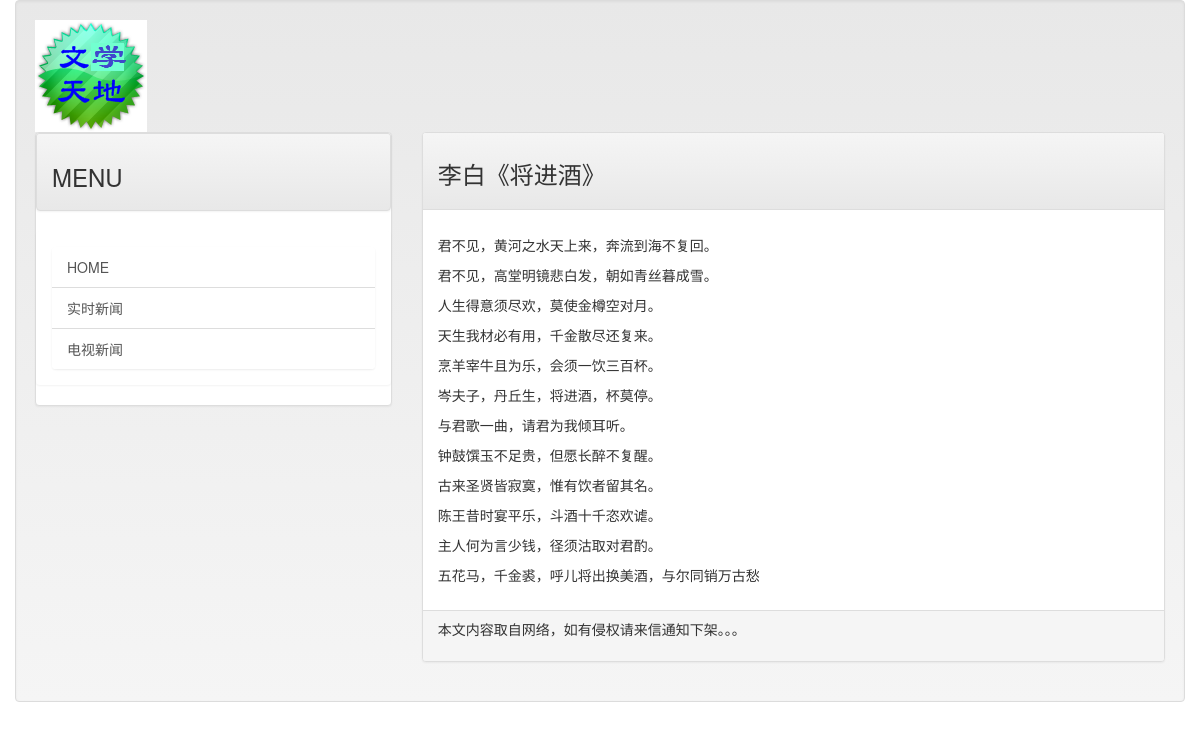
Screenshot of /post/secondpost with the database file from the repository.
### mainsite/models.py (models this page shows, shortened)
class Post(models.Model):
    title = models.CharField(max_length=200)
    slug = models.CharField(max_length=200)
    body = models.TextField()
    pub_date = models.DateTimeField(auto_now=True)
    class Meta:
        ordering = ('-pub_date',)

### mainsite/views.py (the view)
# urls.py: url('^post/(\w+)$', showpost),
def showpost(request, slug):
    template = get_template('post.html')
    try:
        post = Post.objects.get(slug=slug)
        if post != None:
            html = template.render(locals())
            return HttpResponse(html)
    except:
        return redirect('/')

### templates/post.html (shortened to what this page needs)
{% extends 'base.html' %}
{% load markdown_deux_tags %}
{% block headmessage %}
    <h3 style="font-family: 微软雅黑;">{{ post.title }}</h3>
{% endblock %}
{% block content %}
    <p style="font-family: 微软雅黑;font-size:12pt; letter-spacing: 2pt;">
        {{post.body | markdown }}</p>
{% endblock %}

### rows the page displays
Post: title "李白《将进酒》", body "君不见，黄河之水天上来，奔流到海不复回。 君不见，高堂明镜悲白发，朝如青丝暮成雪。 人生得意须尽欢，莫使金樽空对月。 天生我材必有用，千金散尽还复来。 烹羊宰牛且为乐，会须一饮三百杯。 岑夫子，丹丘生，将进酒，杯莫停。 与君歌一曲，请君为我倾耳听。 钟鼓馔玉不足贵，但愿长醉不复醒。 古来圣贤皆寂寞，惟有饮者留其名。 陈王昔时宴平乐，斗酒十千恣欢谑。 主人何为言少钱，径须沽取对君酌。 五花马，千金裘，呼儿将出换美酒，与尔同销万古愁"
